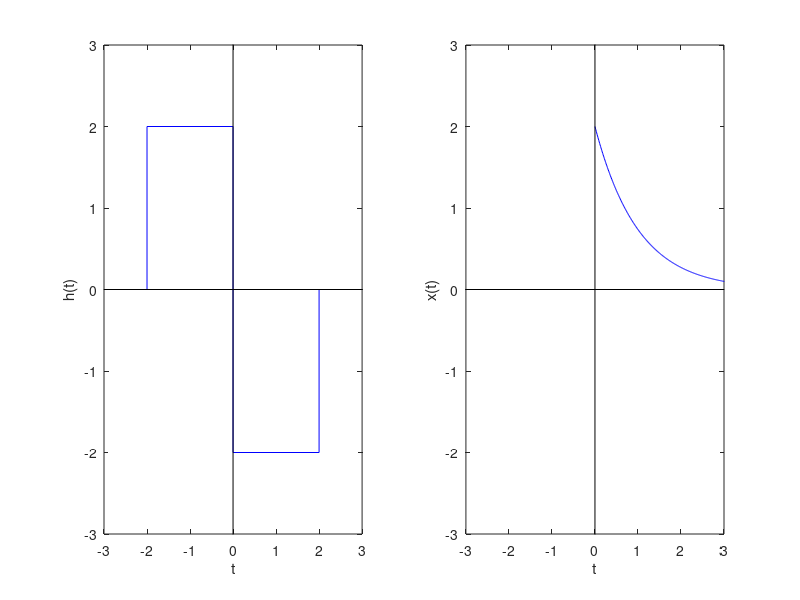
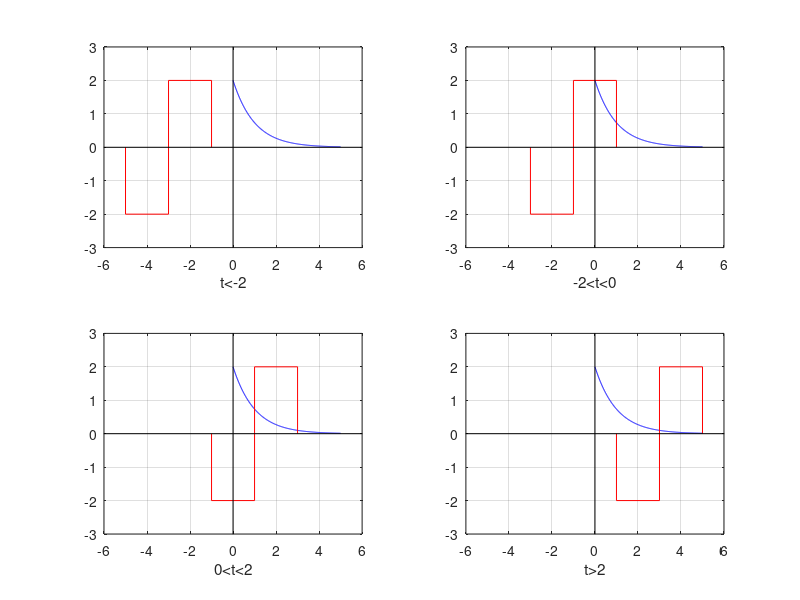

Reproduce these figures in MATLAB, in order.
clc; clear

ht = [-2, 0; -2, 2; 0, 2; 0, -2; 2, -2; 2, 0];
figure(1)
subplot(1,2,1)
plot(ht(:,1), ht(:,2), 'b')
hold on
plot([-100, 100], [0, 0], 'k', [0, 0], [-100, 100], 'k')
hold off
axis([-3, 3, -3, 3])
ylabel('h(t)')
xlabel('t')

t = 0:0.01:5;
xt = 2*exp(-t);
subplot(1,2,2)
plot(t, xt, 'b')
hold on
plot([-100, 100], [0, 0], 'k', [0, 0], [-100, 100], 'k')
hold off
axis([-3, 3, -3, 3])
ylabel('x(t)')
xlabel('t')

htau = ht;
htau(:,2) = -ht(:,2);
figure(2)
subplot(2,2,1)
plot(t, xt, 'b')
hold on
plot(htau(:,1)-3, htau(:,2), 'r')
plot([-100, 100], [0, 0], 'k', [0, 0], [-100, 100], 'k')
hold off
axis([-6, 6, -3, 3])
xlabel('t<-2')
grid on

subplot(2,2,2)
plot(t, xt, 'b')
hold on
plot(htau(:,1)-1, htau(:,2), 'r')
plot([-100, 100], [0, 0], 'k', [0, 0], [-100, 100], 'k')
hold off
axis([-6, 6, -3, 3])
xlabel('-2<t<0')
grid on

subplot(2,2,3)
plot(t, xt, 'b')
hold on
plot(htau(:,1)+1, htau(:,2), 'r')
plot([-100, 100], [0, 0], 'k', [0, 0], [-100, 100], 'k')
hold off
axis([-6, 6, -3, 3])
xlabel('0<t<2')
grid on

subplot(2,2,4)
plot(t, xt, 'b')
hold on
plot(htau(:,1)+3, htau(:,2), 'r')
plot([-100, 100], [0, 0], 'k', [0, 0], [-100, 100], 'k')
hold off
axis([-6, 6, -3, 3])
xlabel('t>2')
grid on
